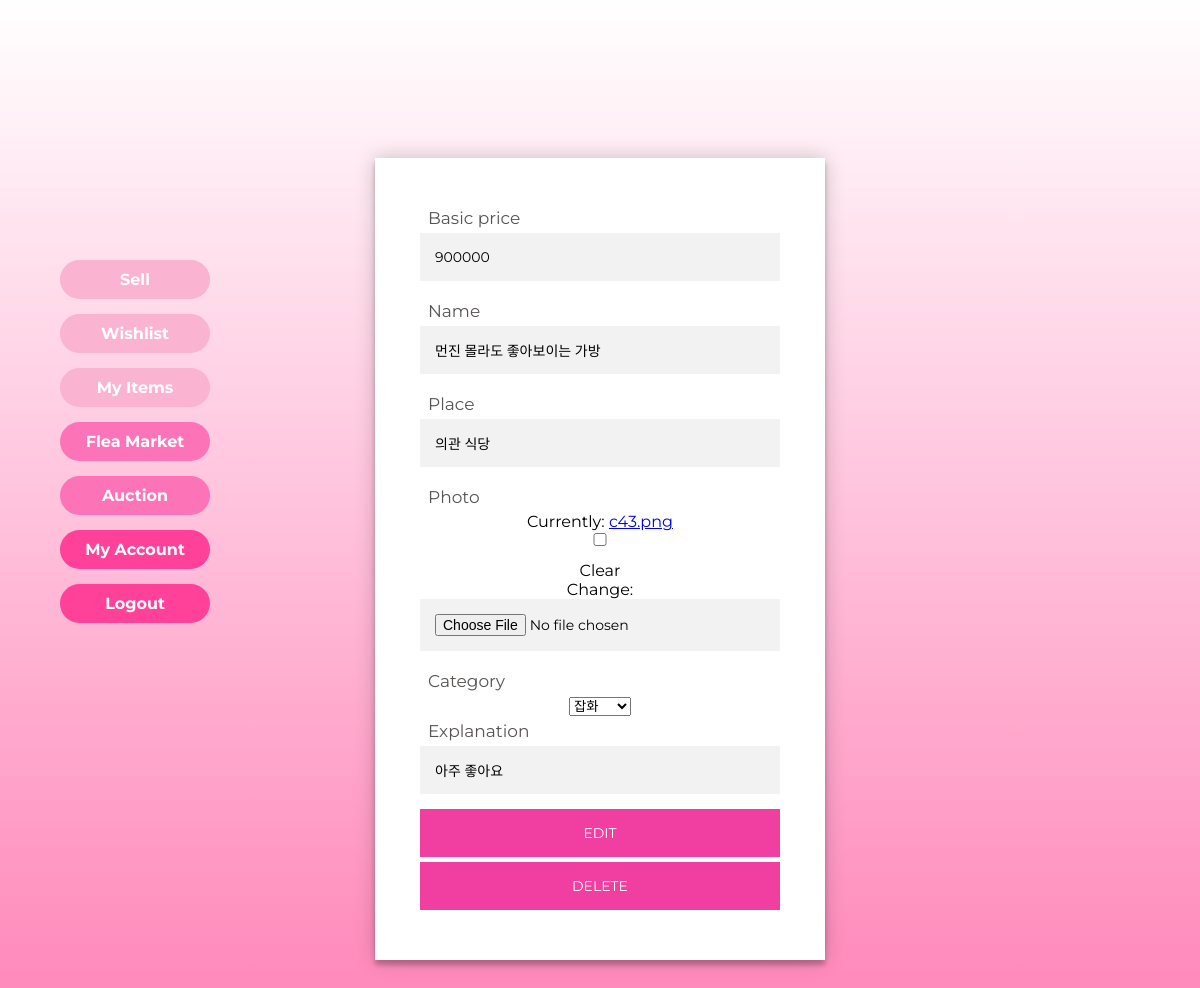
The page /sell/31/ (signed in) on the database as committed earlier.
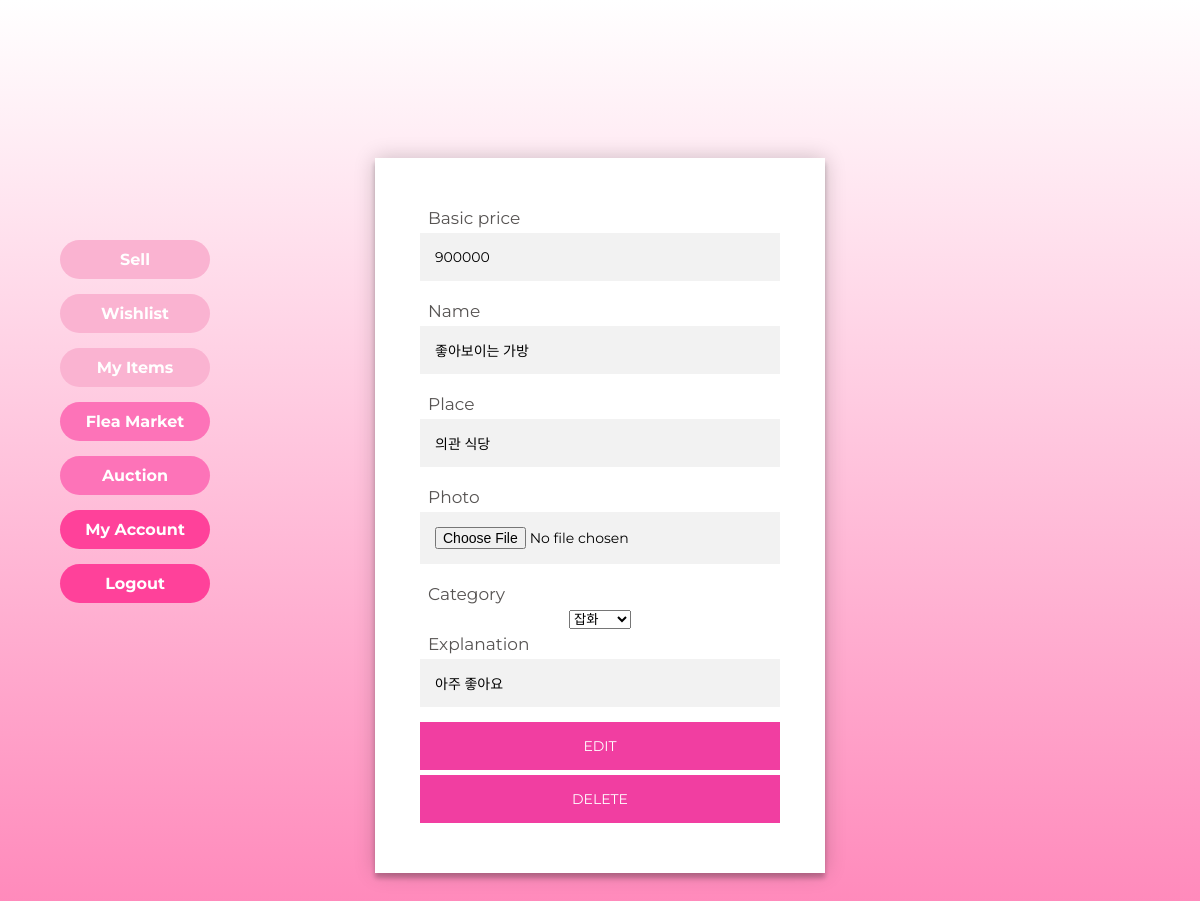
The same page on the database as committed later.
### home/models.py (models this page shows)
class Product(models.Model):
	SELLTYPES = (('F', 'Flea'), ('A', 'Auction'))
	selltype = models.CharField(max_length=1, default='F', choices=SELLTYPES)
	STATUSTYPES = (('S', 'Sold'), ('E', 'Expired'), ('R', 'Running')) # 팔림, 안팔림, 현재진행형
	statustype = models.CharField(max_length=1, default='R', choices=STATUSTYPES)
	EXPIREDATE = (('3', '3 Days'), ('7', '7 days'), ('0', '30 days'))
	expirechoice = models.CharField(max_length=1, default='3', choices=EXPIREDATE)
	expire = models.DateTimeField(default=timezone.now() + timedelta(days=3))
	highest_price = models.IntegerField(default=0) # auction이더라도 천장 가격 내면 바로 살 수 있게 하자
	basic_price =  models.IntegerField(default=0) #옥션이라도 최저가 쓰게 하자
	current_price = models.IntegerField(default=0) # 마지막 가격이기도 하지
	buyer = models.ForeignKey(User, on_delete=models.SET_NULL, related_name='buyer', null=True)
	seller = models.ForeignKey(User, on_delete=models.CASCADE, related_name='seller')
	pid = models.AutoField(primary_key=True)
	name = models.CharField(max_length=300)
	place = models.CharField(max_length=300)
	photo = models.ImageField(blank=True, null=True) #https://wayhome25.github.io/django/2017/05/10/media-file/
	category = models.ForeignKey(Category, on_delete=models.SET_NULL, null=True)
	explanation = models.CharField(max_length=1000, null=True) # string field 같은 게 있었나?? 찾아보기

### home/views.py (the view, shortened to what this page needs)
# urls.py: path('sell/<pid>/', views.editProduct, name='editProduct'),
def editProduct(request, pid):
	try:
		product = Product.objects.get(pid=pid)
	except:
		return redirect('/')
	userid = request.session.get('userid', False)
	if userid == False : # 로그인 안되어있으면
		return redirect('/login')
	elif userid != product.seller.userid :
		return redirect('/')
	sell_type = str(product.selltype)
	form = None
	if product.selltype == 'F':
		form = EditForm1(initial={'basic_price':product.basic_price,
			'name':product.name, 'place':product.place, 'photo':product.photo,
			'category':product.category, 'explanation':product.explanation})
	else :
		form = EditForm2(initial={'name':product.name, 'place':product.place, 'photo':product.photo,
			'category':product.category, 'explanation':product.explanation})
	return render(request, 'home/product_registration.html', {'form':form,
		'button_type':'edit', 'sell_type':sell_type})

### home/forms.py
class EditForm1(forms.ModelForm):
    error_css_class = 'error'
    category = forms.ModelChoiceField(queryset=Category.objects.all())
    class Meta:
        model = Product
        fields = ['basic_price', 'name', 'place', 'photo', 'category', 'explanation']
    def __init__(self, *args, **kwargs):
        super(EditForm1, self).__init__(*args, **kwargs)
        self.fields['category'].required = False
        self.fields['explanation'].required = False
        self.fields['photo'].required = False
        self.fields['category'].label_from_instance = self.label_from_instance
    @staticmethod
    def label_from_instance(obj):
        return obj.name

### home/templates/home/product_registration.html (shortened to what this page needs)
{% load static %}
{% load widget_tweaks %}
<!DOCTYPE html>
<html lang="en" dir="ltr">
<head>
  <link rel="stylesheet" href="{% static 'home/style_product_registration.css' %}">
</head>
<body>
  <div class="product-page">
    <nav class="left-nav" style="font-weight: bold;position: fixed; left:20px; top:23%">
      <ul>
        <li><a class="upper" href="{% url 'sell' %}">Sell</a></li>
        <li><a class="upper" href="{% url 'wishlist' %}">Wishlist</a></li>
        <li><a class="upper" href="{% url 'myitems' %}">My Items</a></li>
        <li><a class="lower" href="{% url 'market' %}">Flea Market</a></li>
        <li><a class="lower" href="{% url 'auction' %}">Auction</a></li>
        <li><a class="lowest" href="{% url 'mypage' %}">My Account</a></li>
        <li><a class="lowest" href="{% url 'logout' %}">Logout</a></li>
      </ul>
    </nav>
    <div class="sell-page">
      <div class="form">
        <form method="POST" enctype="multipart/form-data" novalidate>
          {% for field in form.visible_fields %}
          <div class="idx">{{field.label}}</div>
          {% if field.errors %}
          {{field.errors}}
          {% render_field field id="is-invalid" %}
          {% else %}
          <div class="inf">{% render_field field id="is-valid" %}</div>
          {% endif %}
          {% endfor %}
          <button type="submit" class="btn" name="ok">{{button_type}}</button>
          {% if sell_type == "F" %}
          <button type="submit" class="btn" name="delete"> DELETE </button>
          {% endif %}
        </form>
      </div>
    </div>
  </div>
</body>
</html>

Rows that differ between the two databases and show on the page:
changed Product "의관 식당": name "먼진 몰라도 좋아보이는 가방" → "좋아보이는 가방"; photo "c43.png" → empty (drawn)
Other text that changed with them:
list line gone: "Currently: c43.png Clear Change: ☐"
